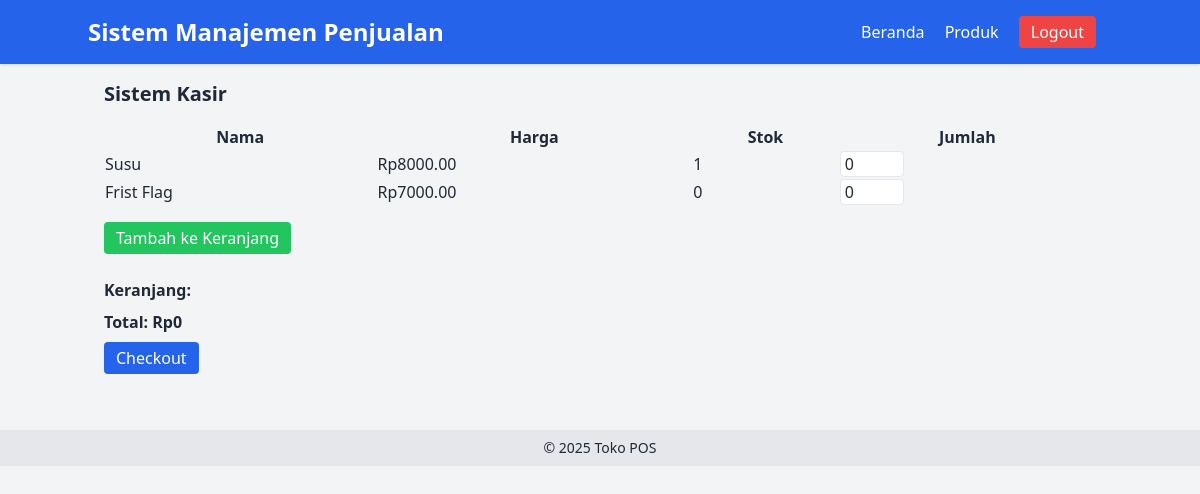
Page /kasir/ (signed in) on the committed database.
### Toko/models.py (models this page shows, shortened)
class Product(models.Model):
    name = models.CharField(max_length=255, verbose_name=_("Nama Produk"))
    description = models.TextField(verbose_name=_("Deskripsi"))
    price = models.DecimalField(max_digits=10, decimal_places=2, verbose_name=_("Harga Jual"))
    cost = models.DecimalField(max_digits=10, decimal_places=2, verbose_name=_("Harga Modal"))
    stock = models.PositiveIntegerField(verbose_name=_("Stok"))
    category = models.ForeignKey(Category, on_delete=models.CASCADE, related_name="products", verbose_name=_("Kategori"))
    supplier = models.ForeignKey(Supplier, on_delete=models.SET_NULL, null=True, blank=True, verbose_name=_("Supplier"))
    image = models.ImageField(upload_to='product_images/', blank=True, null=True, verbose_name=_("Gambar Produk"))
    class Meta:
        verbose_name = _("Produk")
        verbose_name_plural = _("Produk")

### Toko/views.py (the view, shortened to what this page needs)
# urls.py: path('kasir/', views.kasir, name='kasir'),
@login_required
@user_passes_test(is_kasir)
def kasir(request):
    produk_list = Product.objects.all()
    keranjang = request.session.get('keranjang', {})
    keranjang_items = []
    total = 0
    for pk, qty in keranjang.items():
        produk = get_object_or_404(Product, pk=pk)
        subtotal = produk.price * qty
        keranjang_items.append({'produk': produk, 'qty': qty, 'subtotal': subtotal})
        total += subtotal
    return render(request, 'kasir.html', {
        'produk_list': produk_list,
        'keranjang_items': keranjang_items,
        'total': total
    })

### Toko/views.py (called while the page is built)
def is_kasir(user):
    return user.is_authenticated and hasattr(user, 'userprofile') and user.userprofile.role == 'kasir'

### Toko/templates/kasir.html (shortened to what this page needs)
{% extends "base.html" %}
{% block content %}
<h2 class="text-xl font-bold mb-4">Sistem Kasir</h2>
<form method="post">
  <table class="table-auto w-full mb-4">
    <tr>
      <th>Nama</th><th>Harga</th><th>Stok</th><th>Jumlah</th>
    </tr>
    {% for produk in produk_list %}
    <tr>
      <td>{{ produk.name }}</td>
      <td>Rp{{ produk.price }}</td>
      <td>{{ produk.stock }}</td>
      <td>
        <input type="number" name="qty_{{ produk.pk }}" min="0" max="{{ produk.stock }}" value="0" class="w-16 border rounded px-1">
      </td>
    </tr>
    {% endfor %}
  </table>
  <button type="submit" class="bg-green-500 text-white px-3 py-1 rounded">Tambah ke Keranjang</button>
</form>
<h3 class="mt-6 font-semibold">Keranjang:</h3>
<p class="mt-2 font-bold">Total: Rp{{ total }}</p>
<form method="post" action="{% url 'kasir_checkout' %}">
  <button type="submit" class="bg-blue-600 text-white px-3 py-1 rounded mt-2">Checkout</button>
</form>
{% endblock %}

### rows in the picture
Product: name "Susu", price "8000.00", stock "1"
Product: name "Frist Flag", price "7000.00", stock "0"

### other values in the picture
{{ total }} "0"
